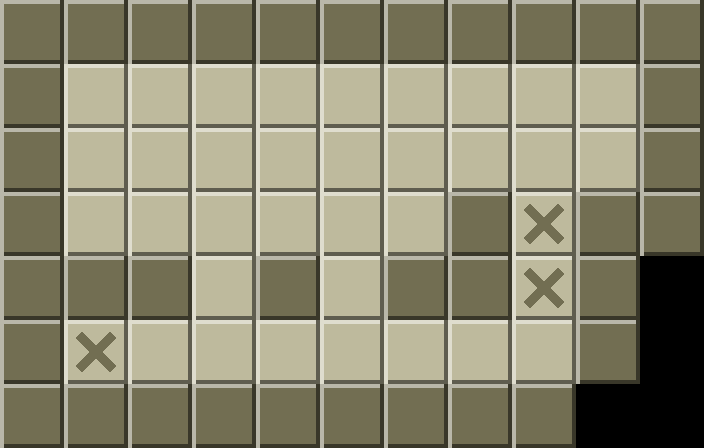

This is a level from a 2D game, rendered from its Tiled map with the project's own tilesets. A one-line summary and the map file follow, with tile-layer data summarised:
An orthogonal 11x7 tile map with 64x64 px tiles, 1 tile layer (Room) and 4 objects (3x Block, Player).

<map version="1.0" orientation="orthogonal" width="11" height="7" tilewidth="64" tileheight="64">
 <tileset firstgid="1" name="Test" tilewidth="64" tileheight="64">
  <image source="test-tiles.png" width="192" height="128" />
  <tile id="0">
   <properties>
    <property name="obstacle" value="0" />
   </properties>
  </tile>
  <tile id="1">
   <properties>
    <property name="goal" value="1" />
    <property name="obstacle" value="0" />
   </properties>
  </tile>
  <tile id="2">
   <properties>
    <property name="obstacle" value="1" />
   </properties>
  </tile>
 </tileset>
 <layer name="Room" width="11" height="7">
  <data>[77 cells, 73 non-empty, 3 distinct tile ids]</data>
 </layer>
 <objectgroup name="Objects" width="11" height="7">
  <object type="Block" gid="4" x="128" y="192" />
  <object type="Player" gid="6" x="320" y="192" />
  <object type="Block" gid="4" x="320" y="320" />
  <object type="Block" gid="4" x="448" y="192" />
 </objectgroup>
</map>
